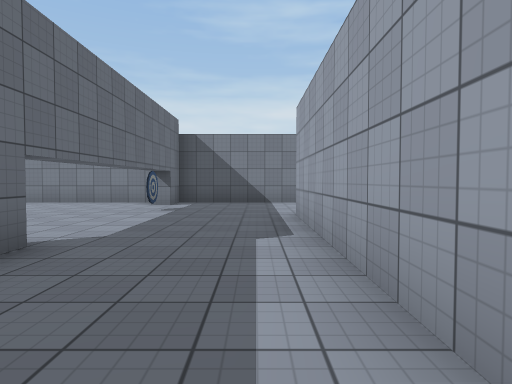
[1] (above)

24 first-person views from a walk through a Unity game level. The camera is 1.3 m above the floor, tilts 2° down and sees 75° across. The floor is counted in squares, 2 m on a side. Each view is taken from the middle of a square. On the plan, view 1 faces up. The plan holds only what a view shows up to about 10 squares ahead; the rest is blank. The place goes on beyond the plan. The player is left out. Some surface patterns are stand-ins.

[2]
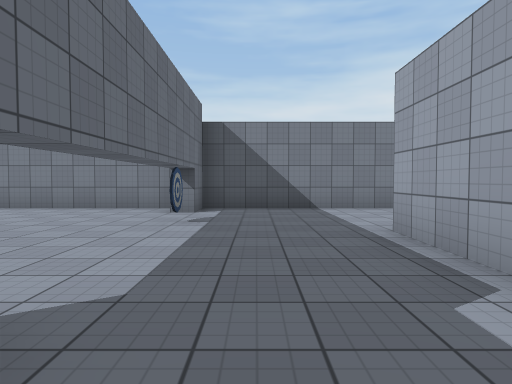

[3]
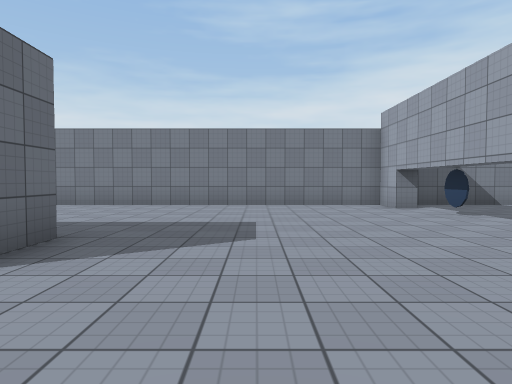

[4]
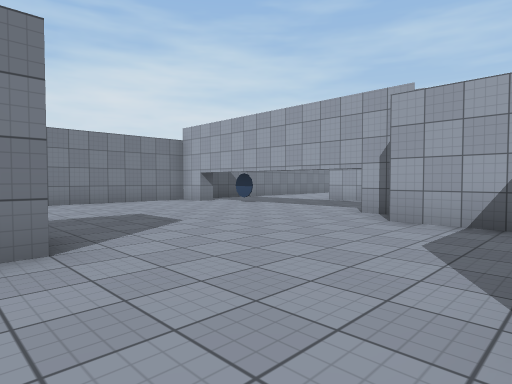

[5]
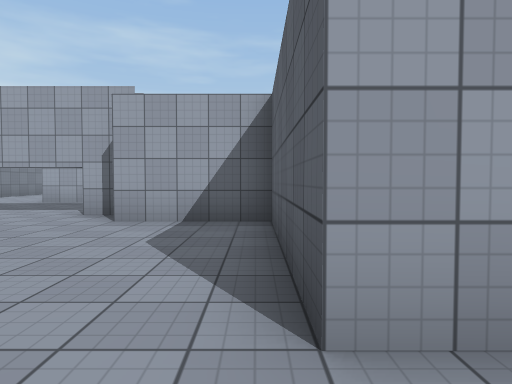

[6]
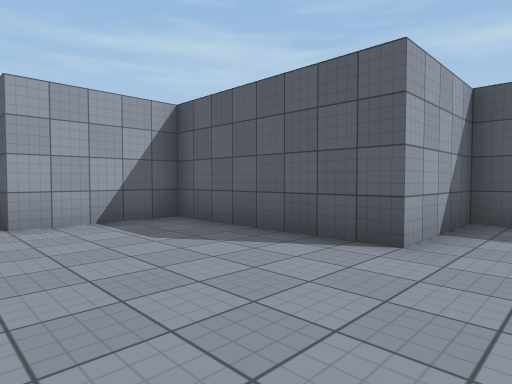

[7]
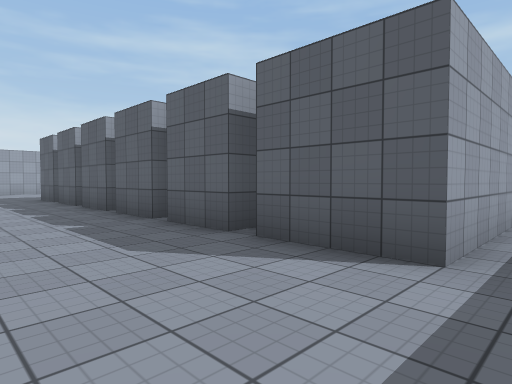

[8]
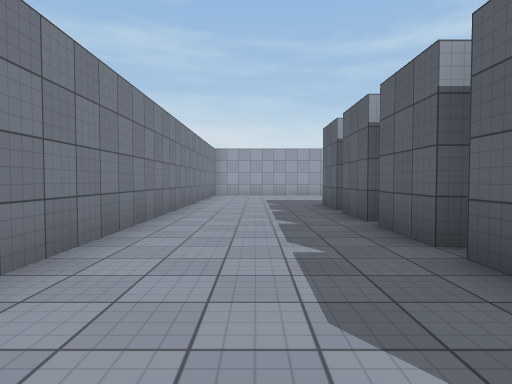

[9]
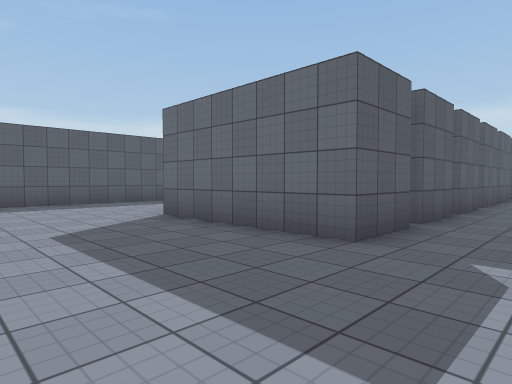

[10]
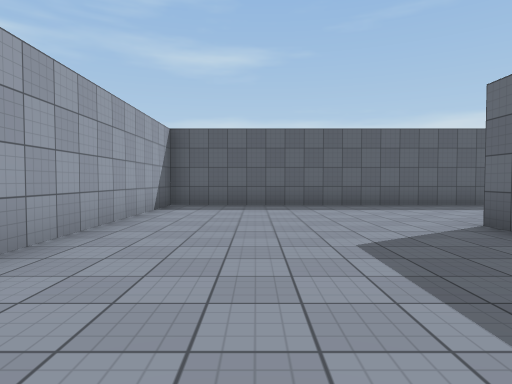

[11]
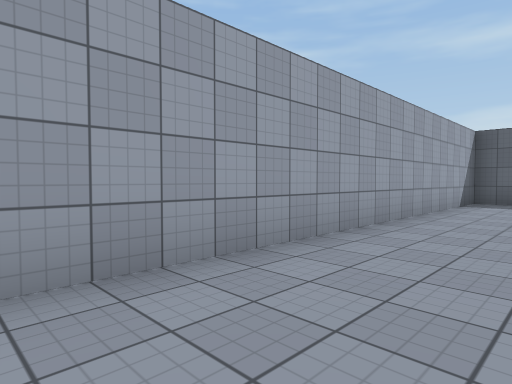

[12]
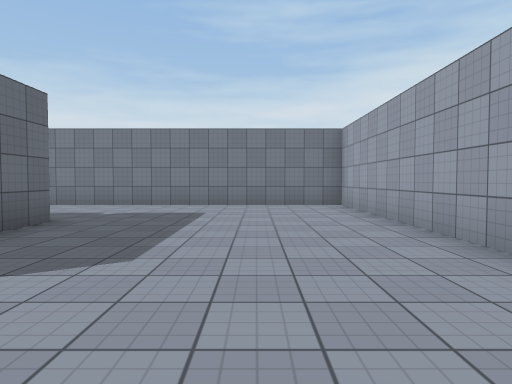

[13]
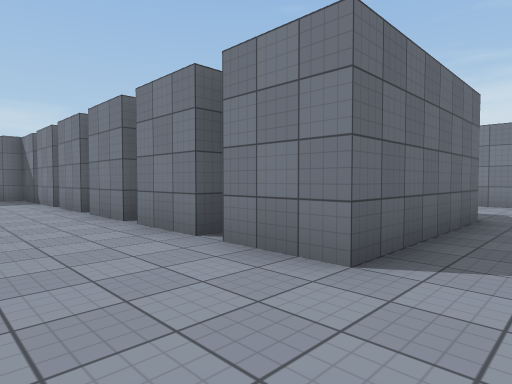

[14]
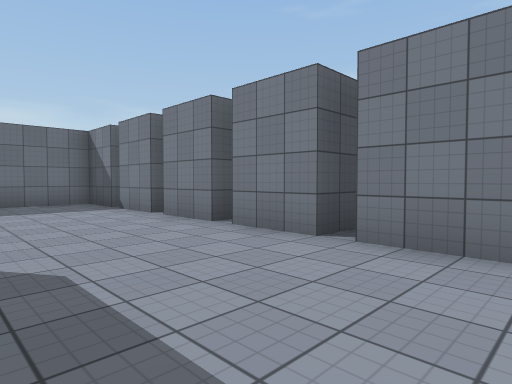

[15]
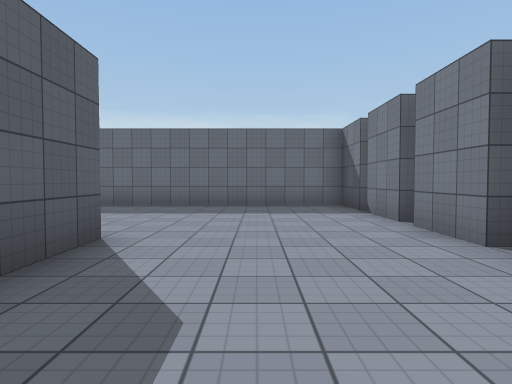

[16]
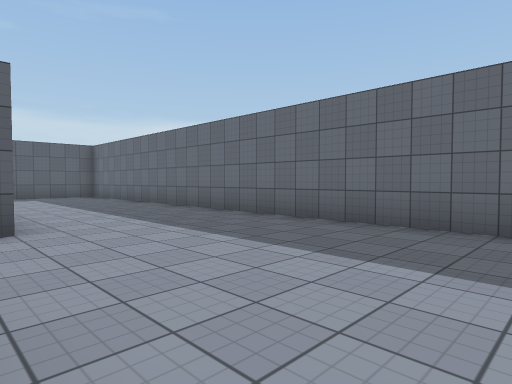

[17]
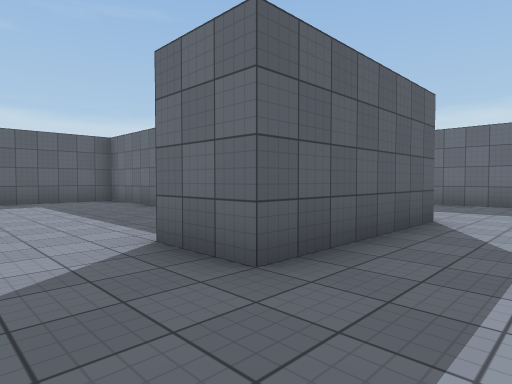

[18]
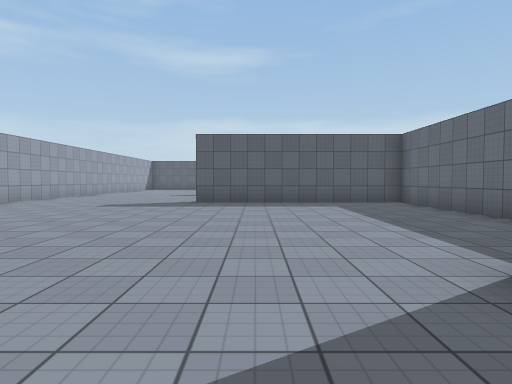

[19]
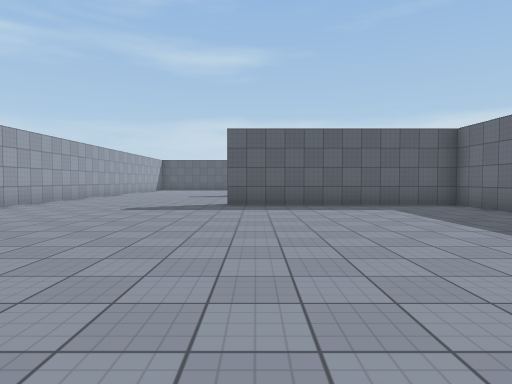

[20]
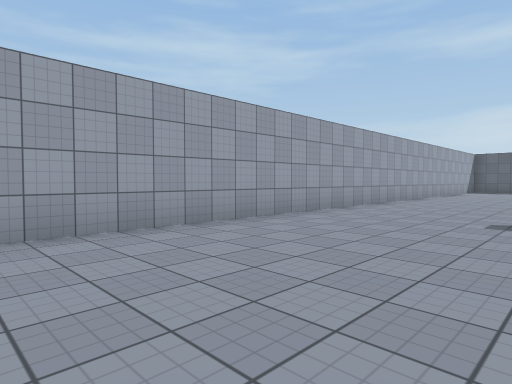

[21]
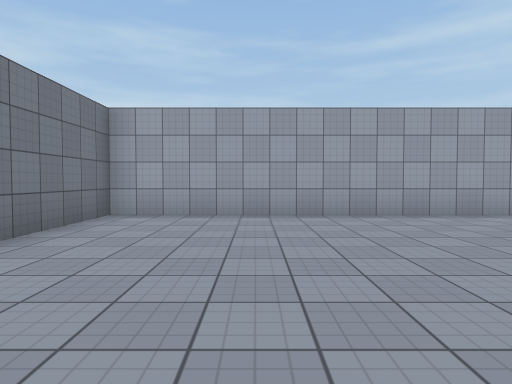

[22]
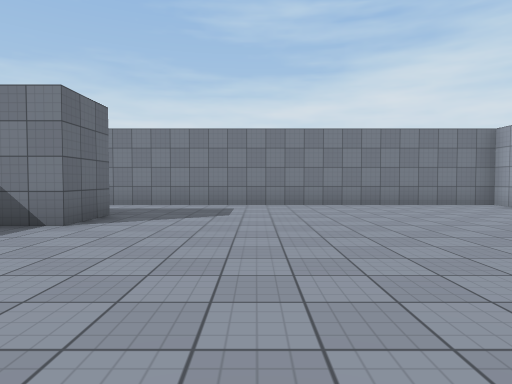

[23]
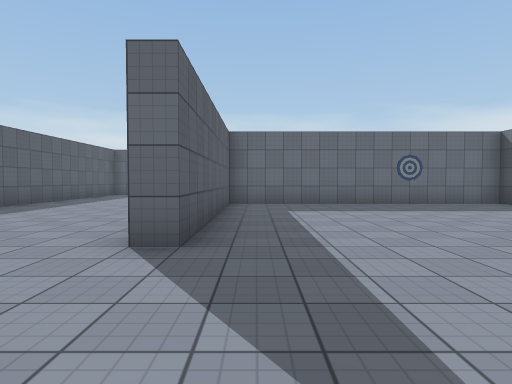

[24]
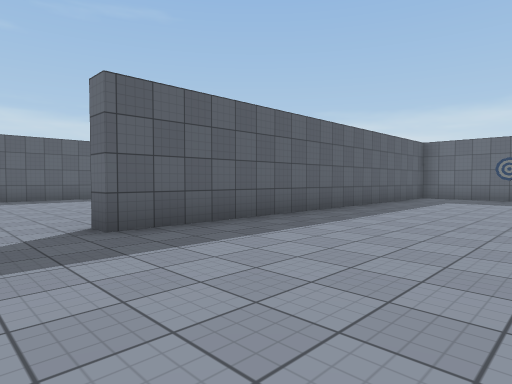

### Floor plan
Points are (right, up) in squares from view 1. A wall is a line through its corners. A room is listed if a view was taken in it or the views show most of it. See-through windows are left out.
Room 1 (views 1, 2, 3, 4, 5, 6, 7, 8, 9, 10, 11, 12, 13, 14, 15, 16)
walls: (0.8, 0.9) (0.8, 6.2) (2.8, 6.2); (2.8, 2.3) (1.2, 2.3) (1.2, -10.5); (6.2, -1.7) (7.8, -1.7); (4.8, 2.3) (3.2, 2.3); (5.1, -5.7) (9.2, -5.7); (-2.7, 2.6) (-2.7, 3.2); (6.7, 2.8) (6.7, 2.3) (5.2, 2.3); (3.2, 5.8) (3.2, 6.2) (4.8, 6.2); (5.2, 6.2) (6.8, 6.2); (8.8, 3.2) (8.8, 2.3) (7.2, 2.3); (10, -1.7) (18.2, -1.7) (18.2, 9.7) (6.2, 9.7); (7.1, 6.2) (8.8, 6.2); (10.6, -3.3) (8.1, -3.3); (10.8, 2.8) (10.8, 2.3) (9.2, 2.3); (9.1, 6.2) (10.8, 6.2); (-8.2, -2.8) (-7.8, -2.8) (-7.8, -0.3) (-3.8, -0.3) (-3.8, 2.2) (-3.1, 2.2); (2.2, 9.7) (-9.5, 9.7); (-8.1, 3.2) (-8.6, 3.2); (-2.2, 9.8) (-2.2, 8.7) (-2.7, 8.7) (-2.7, 9.8); (11.1, 6.2) (12.7, 6.2) (12.7, 2.3) (11.2, 2.3); (-8.2, 4.8) (-8.2, 3.9)
ways out: opening at (9.5, -4.5) to room 2
objects: other object (-2, 7)
Room 2 (views 17, 18, 19, 20, 21, 22, 23, 24)
walls: (4, -20.2) (12.4, -20.2) (12.4, -20.8); (12, -28.2) (12.5, -28.2); (18.2, -18) (18.2, -3.3) (10.6, -3.3); (9.2, -5.7) (9.2, -7.2) (6.7, -7.2) (6.7, -14.7) (12.7, -14.7) (12.7, -15.2)
ways out: opening at (9.5, -4.5) to room 1

Positions as (right, up) in squares from view 1, and headings:
1: (0, 0), facing up
2: (-1, 2), facing up
3: (-6, 1), facing up
4: (-9, 0), facing up-right
5: (-9, 0), facing right
6: (-9, 3), facing down-right
7: (0, 9), facing down-right
8: (4, 8), facing right
9: (16, 8), facing down-left
10: (16, 7), facing down
11: (16, 9), facing down-right
12: (16, 1), facing up
13: (14, 0), facing up-left
14: (11, -1), facing up-left
15: (10, 0), facing left
16: (6, -1), facing down-left
17: (11, -4), facing down-left
18: (11, -5), facing down
19: (12, -6), facing down
20: (14, -8), facing down-right
21: (12, -6), facing right
22: (12, -12), facing up
23: (16, -14), facing left
24: (14, -16), facing down-left
